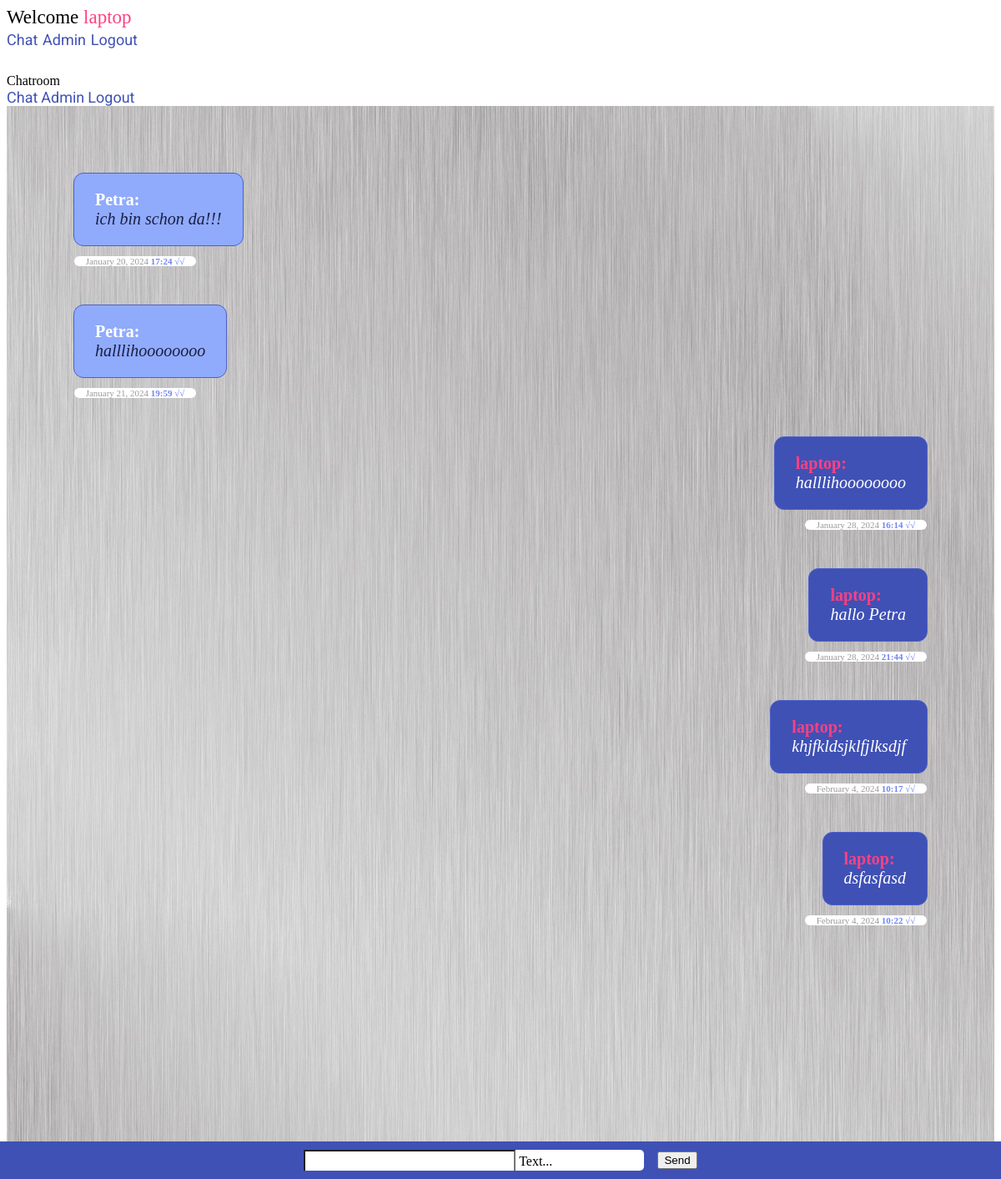
/chat/ (signed in), run on the app's committed database.
### chat/models.py (models this page shows)
class Message(models.Model):
    text = models.CharField(max_length=500)
    created_at = models.DateTimeField(default=datetime.now)
    chat = models.ForeignKey(Chat, on_delete=models.CASCADE, related_name='chat_message_set', default=None, blank=True, null=True)
    author = models.ForeignKey(settings.AUTH_USER_MODEL, on_delete=models.CASCADE, related_name='author_message_set')
    receiver = models.ForeignKey(settings.AUTH_USER_MODEL, on_delete=models.CASCADE, related_name='receiver_message_set')

### chat/views.py (the view, shortened to what this page needs)
# urls.py: path('chat/', index, name='index'),
@login_required(login_url = '/login/')
def index(request):
   myChat = Chat.objects.get(id=1)
   chatMessages = Message.objects.filter(chat__id=1)
   return render(request, 'chat/index.html', {'messages': chatMessages})

### chat/templates/chat/index.html (shortened to what this page needs)
{% extends "base.html" %}
{% block content %}
{% if request.user.is_authenticated %}
<div class="message-container" id="messageContainer">
{% for message in messages %}
          {% if message.author == request.user %}
          <div class="wrapper-maim-user">
            <div class="main-user date-border">
                <span> <b class="color-red">{{ message.author }}:</b><br><i class="text-main ">{{ message.text }}</i></span>
                <span class="main-user-time">
                  <span class="color-gray">{{ message.created_at|date:"F" }}</span>
                  <span class="color-gray">{{ message.created_at|date:"j" }},</span>
                  <span class="color-gray">{{ message.created_at|date:"Y" }}</span>
                  <span class="color-blue"><b class="fw-900">{{ message.created_at|date:"H:i" }} √√</b></span>
                </span>
            </div>
          </div>
{% else %}
          <div class="wrapper-other-user">
             <div class="other-user c-gray bg-other-user date-border">
               <span> <b class="text-main mr-8">{{ message.author }}:</b><br><i class="color-d-gray">{{ message.text }}</i></span>
                <span class="other-user-time">
                <span class="color-gray">{{ message.created_at|date:"F" }}</span>
                <span class="color-gray">{{ message.created_at|date:"j" }},</span>
                <span class="color-gray">{{ message.created_at|date:"Y" }}</span>
                <span class="color-blue"><b class="fw-900">{{ message.created_at|date:"H:i" }} √√</b></span>
              </span>
             </div>
         </div>
{% endif %}
  {% endfor %}
</div>
<div class="form-container">
     <form onsubmit="sendMessage() ; return false;"   method="post">
       <div class="form-content" >
       <div class="mdl-textfield mdl-textfield-width mdl-js-textfield mdl-textfield--floating-label mdl-bg">
          <input class="mdl-textfield__input p-0 mdl-textfield__input-style" name="textmessage" type="text" id="messageField" />
          <label class="mdl-textfield__label" for="messageField">Text...</label>
       </div>
       <div class="send-btn">
         <button  class="mdl-button mdl-js-button mdl-button--raised mdl-js-ripple-effect mdl-button--accent">Send</button>
       </div>
          </div>
     </form>
</div>
{% else %}
  <h1>Nicht eigeloggt</h1>
  <p>Du bist aktuell nicht eingelogt, <br>
  bitte <a href="/login/">hier</a> einlogen.</p>
{% endif %}
{% endblock %}

### templates/base.html (shortened to what this page needs)
<!DOCTYPE html>
<html lang="en">
  <head>
    {% load static %}
    <link rel="stylesheet" href="https://code.getmdl.io/1.3.0/material.indigo-pink.min.css" />
    <link rel="stylesheet" href="{% static 'css/style.css' %}" />
  </head>
 <body>
   <div class="mdl-layout mdl-js-layout mdl-layout--fixed-header">
      <header class="mdl-layout__header">
        <div class="mdl-layout__header-row">
          <span class="mdl-layout-title">
            {% if request.user.is_authenticated %}
           Welcome  <span class="color-red">{{ request.user }}</span>
            {% else %}
              Welcom! Please log in!
            {% endif %}
          </span>
          <nav class="mdl-navigation mdl-layout--large-screen-only">
            <a class="mdl-navigation__link" href="/chat/">Chat</a>
            <a class="mdl-navigation__link" href="/admin/">Admin</a>
            {% if request.user.is_authenticated %}
           <a  class="mdl-navigation__link" href="{% url 'admin:logout' %}?next={% url 'index' %}">Logout</a>
            {% endif %}
          </nav>
        </div>
      </header>
      <div class="mdl-layout__drawer">
        <span class="mdl-layout-title">Chatroom</span>
        <nav class="mdl-navigation">
          <a class="mdl-navigation__link" href="/chat/">Chat</a>
          <a class="mdl-navigation__link" href="/admin/">Admin</a>
          {% if request.user.is_authenticated %}
          <a  class="mdl-navigation__link" href="{% url 'admin:logout' %}?next={% url 'login' %}">Logout</a>
          {% endif %}
        </nav>
      </div>
      <main id="main" class="mdl-layout__content">
        <div id="pc" class="page-content">
          {% block content %}
          {% endblock %}
        </div>
      </main>
    </div>
  </body>
</html>

### static/css/style.css (style rules this page uses)
html { scroll-behavior: smooth; }
i { margin-top: 21px; }
.color-red { color: rgb(255, 64, 129); margin-right: 8px; }
.bg-other-user { background-color: rgb(144, 171, 251) !important; }
.color-gray { color: rgba(0, 0, 0, 0.4); }
.color-d-gray { color: #1a1e44; }
.color-blue { color: rgb(112, 132, 244); }
a { text-decoration: none; color: rgb(63, 81, 181); font-family: 'Roboto', sans-serif; font-size: 18px; }
.mr-8 { margin-right: 8px; }
.fw-900 { font-weight: 900; }
.message-container { max-width: 100%; display: flex; flex-direction: column; }
.wrapper-maim-user { width: 100%; display: flex; justify-content: flex-end; margin-bottom: 70px; }
.wrapper-other-user { width: 100%; display: flex; justify-content: flex-start; margin-bottom: 70px; }
.main-user, .other-user { width: fit-content; max-width: 55%; position: relative; background-color: rgb(63, 81, 181); padding: 20px 25px; border-radius: 12px; font-size: 20px; display: flex; overflow-wrap: break-word; }
.text-main { color: white; }
.c-gray { background-color: rgb(238, 236, 236); }
.main-user-time, .other-user-time { position: absolute; min-width: 138px; bottom: -25px; right: 0; padding: 0px 4px; background-color: white; border-radius: 8px; font-size: 11px; text-align: center; }
.other-user-time { left: 0 !important; right: unset !important; }
.form-container { width: 100%; background-color: rgb(63, 81, 181); padding: 10px; padding-left: 0; display: flex; justify-content: center; position: fixed; bottom: 0; left: 0; right: 0; }
.form-content { display: flex; align-items: center; justify-content: center; }
.mdl-textfield__input-style { font-size: 18px; border-bottom: none; padding-left: 16px; }
.mdl-textfield-width { width: 380px; padding-right: 28px; }
.send-btn { margin-left: 16px; }
.mdl-layout__header-row { height: 80px; font-size: 23px; }
.mdl-layout__content { background-image: url('/static/img/alu.jpg'); padding: 80px; padding-bottom: 250PX; }
.mdl-bg { border-radius: 5px; background-color: white; }
.date-border { border: 1px solid rgb(77, 96, 201); }

### data on the page
Message: author "Petra", text "ich bin schon da!!!", created_at "January", created_at "20", created_at "2024", created_at "17:24"
Message: author "Petra", text "halllihoooooooo", created_at "January", created_at "21", created_at "2024", created_at "19:59"
Message: author "laptop", text "halllihoooooooo", created_at "January", created_at "28", created_at "2024", created_at "16:14"
Message: author "laptop", text "hallo Petra", created_at "January", created_at "28", created_at "2024", created_at "21:44"
Message: author "laptop", text "khjfkldsjklfjlksdjf", created_at "February", created_at "4", created_at "2024", created_at "10:17"
Message: author "laptop", text "dsfasfasd", created_at "February", created_at "4", created_at "2024", created_at "10:22"

### other printed values
{{ request.user }} "laptop"
